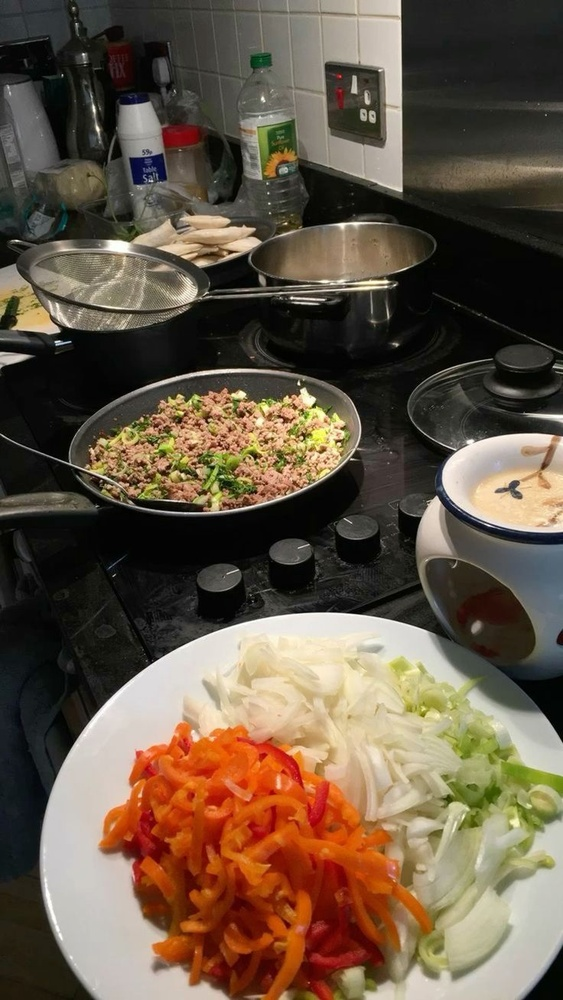
#> input picture DIP/home_made_food.jpg, 563 x 1000 px, shrunk from 736 x 1308 before the run, found by its file name
$ jupyter execute --allow-errors padding.ipynb
#> lines starting #> are read from the running program, lines starting #| are printed output that depends on the picture
#> `img = cv2.imread(rf'C:\Users\Wahaj Sajid\Desktop\home_made_food.jpg', ..`:
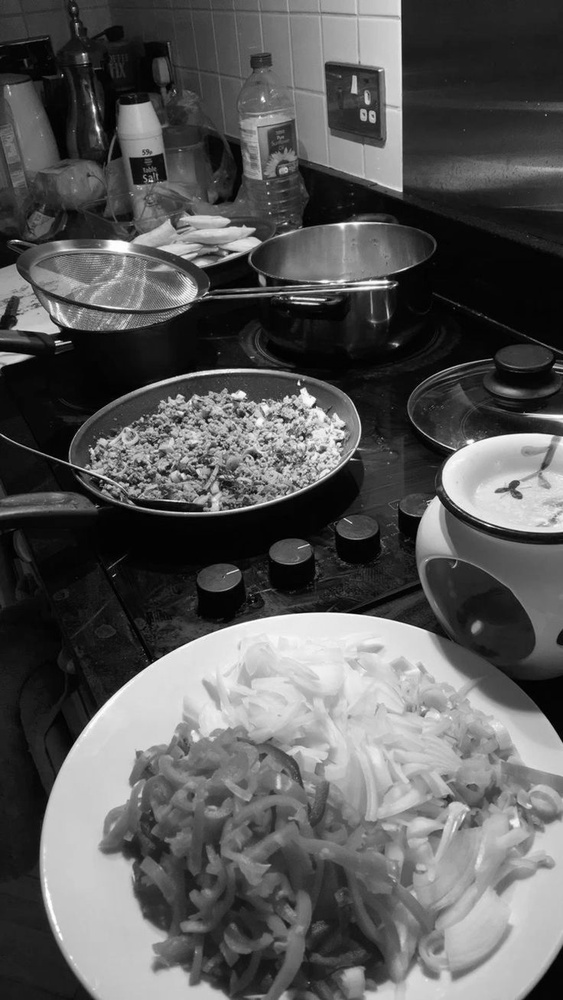
#> img: shape (1000, 563); min 0, max 255, mean 88.9
[cell 1]
import numpy as np
import cv2
from scipy.signal import convolve2d
import matplotlib.pyplot as plt

def apply_padding(img, pad_width, mode):
    top, bottom, left, right = pad_width
    if mode == 'zero':
        return np.pad(img, ((top, bottom), (left, right)), mode='constant', constant_values=1)
    elif mode == 'mirror':
        return np.pad(img, ((top, bottom), (left, right)), mode='reflect')
    elif mode == 'replicate':
        return np.pad(img, ((top, bottom), (left, right)), mode='edge')
    else:
        raise ValueError("Unknown mode")

def apply_convolution(img, kernel):
    return convolve2d(img, kernel, mode='valid')

#> (the rest of this cell did not finish here and is left out)
